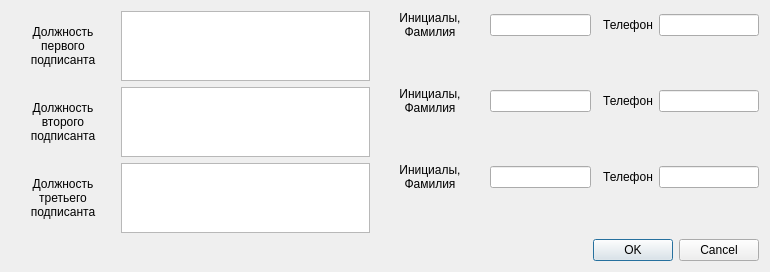
<?xml version="1.0" encoding="UTF-8"?>
<ui version="4.0">
 <class>EditorSignature</class>
 <widget class="QDialog" name="EditorSignature">
  <property name="geometry">
   <rect>
    <x>0</x>
    <y>0</y>
    <width>770</width>
    <height>267</height>
   </rect>
  </property>
  <property name="windowTitle">
   <string>Dialog</string>
  </property>
  <layout class="QGridLayout" name="gridLayout">
   <item row="9" column="0" colspan="7">
    <widget class="QDialogButtonBox" name="buttonBox">
     <property name="orientation">
      <enum>Qt::Horizontal</enum>
     </property>
     <property name="standardButtons">
      <set>QDialogButtonBox::Cancel|QDialogButtonBox::Ok</set>
     </property>
    </widget>
   </item>
   <item row="5" column="5">
    <widget class="QLabel" name="label_tel_2">
     <property name="text">
      <string>Телефон</string>
     </property>
     <property name="alignment">
      <set>Qt::AlignCenter</set>
     </property>
     <property name="wordWrap">
      <bool>true</bool>
     </property>
    </widget>
   </item>
   <item row="7" column="6">
    <widget class="QLineEdit" name="signatory_tel_3"/>
   </item>
   <item row="7" column="0" rowspan="2">
    <widget class="QLabel" name="label_post_3">
     <property name="text">
      <string>Должность третьего подписанта</string>
     </property>
     <property name="alignment">
      <set>Qt::AlignCenter</set>
     </property>
     <property name="wordWrap">
      <bool>true</bool>
     </property>
    </widget>
   </item>
   <item row="5" column="6">
    <widget class="QLineEdit" name="signatory_tel_2"/>
   </item>
   <item row="7" column="3">
    <widget class="QLineEdit" name="signatory_fio_3"/>
   </item>
   <item row="5" column="3">
    <widget class="QLineEdit" name="signatory_fio_2"/>
   </item>
   <item row="7" column="5">
    <widget class="QLabel" name="label_tel_3">
     <property name="text">
      <string>Телефон</string>
     </property>
     <property name="alignment">
      <set>Qt::AlignCenter</set>
     </property>
     <property name="wordWrap">
      <bool>true</bool>
     </property>
    </widget>
   </item>
   <item row="5" column="2">
    <widget class="QLabel" name="label_fio_2">
     <property name="text">
      <string>Инициалы, Фамилия</string>
     </property>
     <property name="alignment">
      <set>Qt::AlignCenter</set>
     </property>
     <property name="wordWrap">
      <bool>true</bool>
     </property>
    </widget>
   </item>
   <item row="7" column="1" rowspan="2">
    <widget class="QTextEdit" name="signatory_post_3"/>
   </item>
   <item row="5" column="1" rowspan="2">
    <widget class="QTextEdit" name="signatory_post_2"/>
   </item>
   <item row="0" column="0" rowspan="4">
    <widget class="QLabel" name="label_post_1">
     <property name="text">
      <string>Должность первого подписанта</string>
     </property>
     <property name="textFormat">
      <enum>Qt::AutoText</enum>
     </property>
     <property name="scaledContents">
      <bool>false</bool>
     </property>
     <property name="alignment">
      <set>Qt::AlignCenter</set>
     </property>
     <property name="wordWrap">
      <bool>true</bool>
     </property>
    </widget>
   </item>
   <item row="7" column="2">
    <widget class="QLabel" name="label_fio_3">
     <property name="text">
      <string>Инициалы, Фамилия</string>
     </property>
     <property name="alignment">
      <set>Qt::AlignCenter</set>
     </property>
     <property name="wordWrap">
      <bool>true</bool>
     </property>
    </widget>
   </item>
   <item row="0" column="1" rowspan="4">
    <widget class="QTextEdit" name="signatory_post_1"/>
   </item>
   <item row="5" column="0" rowspan="2">
    <widget class="QLabel" name="label_post_2">
     <property name="text">
      <string>Должность второго подписанта</string>
     </property>
     <property name="alignment">
      <set>Qt::AlignCenter</set>
     </property>
     <property name="wordWrap">
      <bool>true</bool>
     </property>
    </widget>
   </item>
   <item row="0" column="6">
    <widget class="QLineEdit" name="signatory_tel_1"/>
   </item>
   <item row="0" column="5">
    <widget class="QLabel" name="label_tel_1">
     <property name="text">
      <string>Телефон</string>
     </property>
     <property name="alignment">
      <set>Qt::AlignCenter</set>
     </property>
     <property name="wordWrap">
      <bool>true</bool>
     </property>
    </widget>
   </item>
   <item row="0" column="2">
    <widget class="QLabel" name="label_fio_1">
     <property name="text">
      <string>Инициалы, Фамилия</string>
     </property>
     <property name="alignment">
      <set>Qt::AlignCenter</set>
     </property>
     <property name="wordWrap">
      <bool>true</bool>
     </property>
    </widget>
   </item>
   <item row="0" column="3">
    <widget class="QLineEdit" name="signatory_fio_1"/>
   </item>
  </layout>
 </widget>
 <resources/>
 <connections>
  <connection>
   <sender>buttonBox</sender>
   <signal>accepted()</signal>
   <receiver>EditorSignature</receiver>
   <slot>accept()</slot>
   <hints>
    <hint type="sourcelabel">
     <x>248</x>
     <y>254</y>
    </hint>
    <hint type="destinationlabel">
     <x>157</x>
     <y>274</y>
    </hint>
   </hints>
  </connection>
  <connection>
   <sender>buttonBox</sender>
   <signal>rejected()</signal>
   <receiver>EditorSignature</receiver>
   <slot>reject()</slot>
   <hints>
    <hint type="sourcelabel">
     <x>316</x>
     <y>260</y>
    </hint>
    <hint type="destinationlabel">
     <x>286</x>
     <y>274</y>
    </hint>
   </hints>
  </connection>
 </connections>
</ui>
